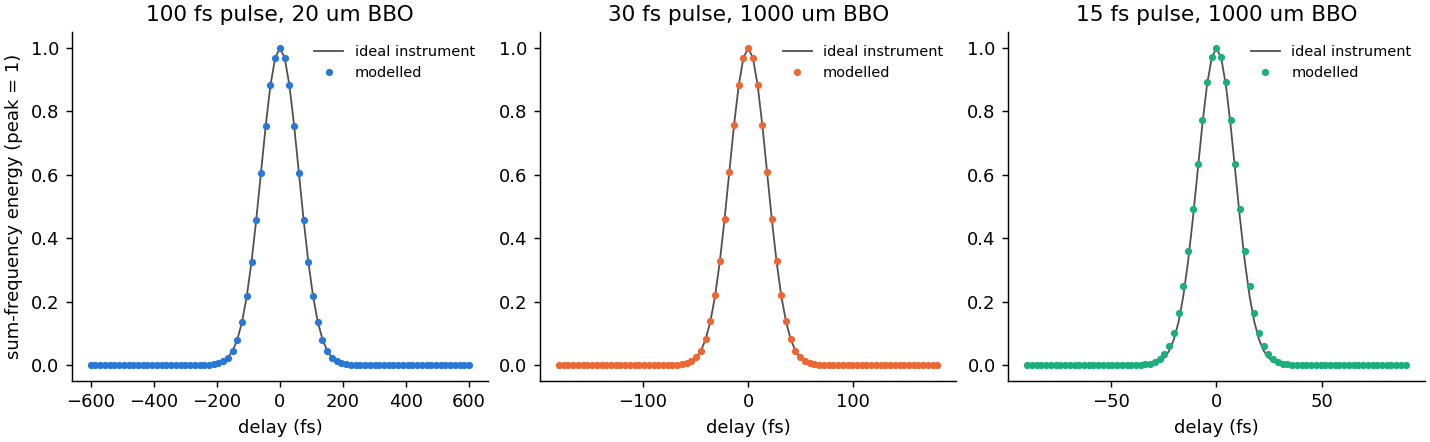

This chart was generated by the following Python code:
"""An autocorrelator built from a splitter, a delay stage and a crystal, against the ideal instrument, with the Python API."""
import math

import matplotlib
matplotlib.use("Agg")
import matplotlib.pyplot as plt
import numpy as np

import ultrafast as uf
from ultrafast import build as b

BLUE, ORANGE, AQUA = "#2a78d6", "#eb6834", "#1baf7a"
LAM = 1030e-9


def fwhm(x, y):
    y = np.asarray(y) - min(y)
    half = y.max() / 2
    i = np.where(y >= half)[0]
    a, c = i[0], i[-1]
    left = x[a - 1] + (half - y[a - 1]) / (y[a] - y[a - 1]) * (x[a] - x[a - 1])
    right = x[c] + (half - y[c]) / (y[c + 1] - y[c]) * (x[c + 1] - x[c])
    return right - left


def setup(length):
    crystal = b.crystal("x", "BBO", length, "sfg", type="I", output="sum", beam=b.gaussian_beam(100e-6), aux=[b.aux_beam("b", radius_m=100e-6, from_port=True)])
    return b.system("modelled autocorrelator", b.Branched([
        b.link(b.beam_splitter("bs"), {"c": "fixed", "d": "stage"}),
        b.link(b.delay("fixed", delay_s=0.0), "x"),
        b.link(b.delay("stage", delay_s=0.0), "x:b"),
        b.link(crystal, "end"),
    ]))


print("pulse     BBO      model     instrument  ideal   (fs)")
fig, axes = plt.subplots(1, 3, figsize=(11, 3.4), constrained_layout=True)
for ax, (tau, length, color) in zip(axes, ((100e-15, 20e-6, BLUE), (30e-15, 1e-3, ORANGE), (15e-15, 1e-3, AQUA))):
    delays = np.linspace(-6 * tau, 6 * tau, 81)
    spec = b.run_spec(b.pulse(LAM, tau, energy=1e-9), instruments=[b.instrument("autocorrelator", at="input", name="ac")])
    scan = uf.study(setup(length), spec, parameters=[{"path": "element:stage/delayS", "values": list(delays), "nominal": 0.0}],
                    outputs=["energy:end", "instrument:ac/acFwhmS"])
    signal = np.array([row["energy:end"] for row in scan["rows"]])
    ideal = scan["rows"][0]["instrument:ac/acFwhmS"]
    model = fwhm(delays, signal)
    print("%3.0f fs  %5.0f um  %7.2f   %7.2f   %7.2f" % (tau * 1e15, length * 1e6, model * 1e15, ideal * 1e15, tau * math.sqrt(2) * 1e15))
    gauss = np.exp(-4 * math.log(2) * (delays / ideal) ** 2)
    ax.plot(delays * 1e15, gauss, color="#52514e", lw=1, label="ideal instrument")
    ax.plot(delays * 1e15, signal / signal.max(), "o", color=color, ms=3, label="modelled")
    ax.set(xlabel="delay (fs)", title="%.0f fs pulse, %.0f um BBO" % (tau * 1e15, length * 1e6))
    ax.spines[["top", "right"]].set_visible(False)
    ax.legend(frameon=False, loc="upper right", fontsize=8)
axes[0].set_ylabel("sum-frequency energy (peak = 1)")
fig.savefig("autocorrelator.png", dpi=130)
